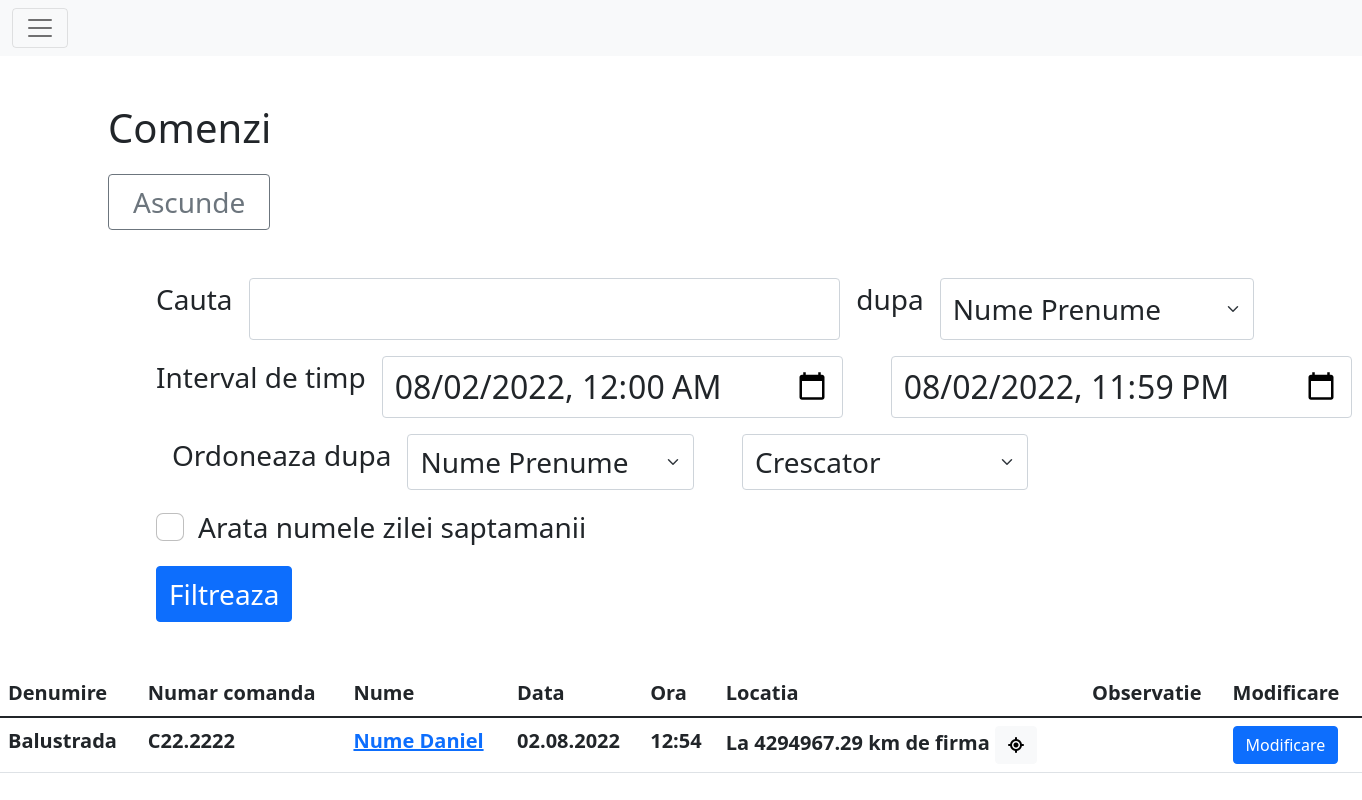
Before: /activity/comenzi (signed in) with the older database file.
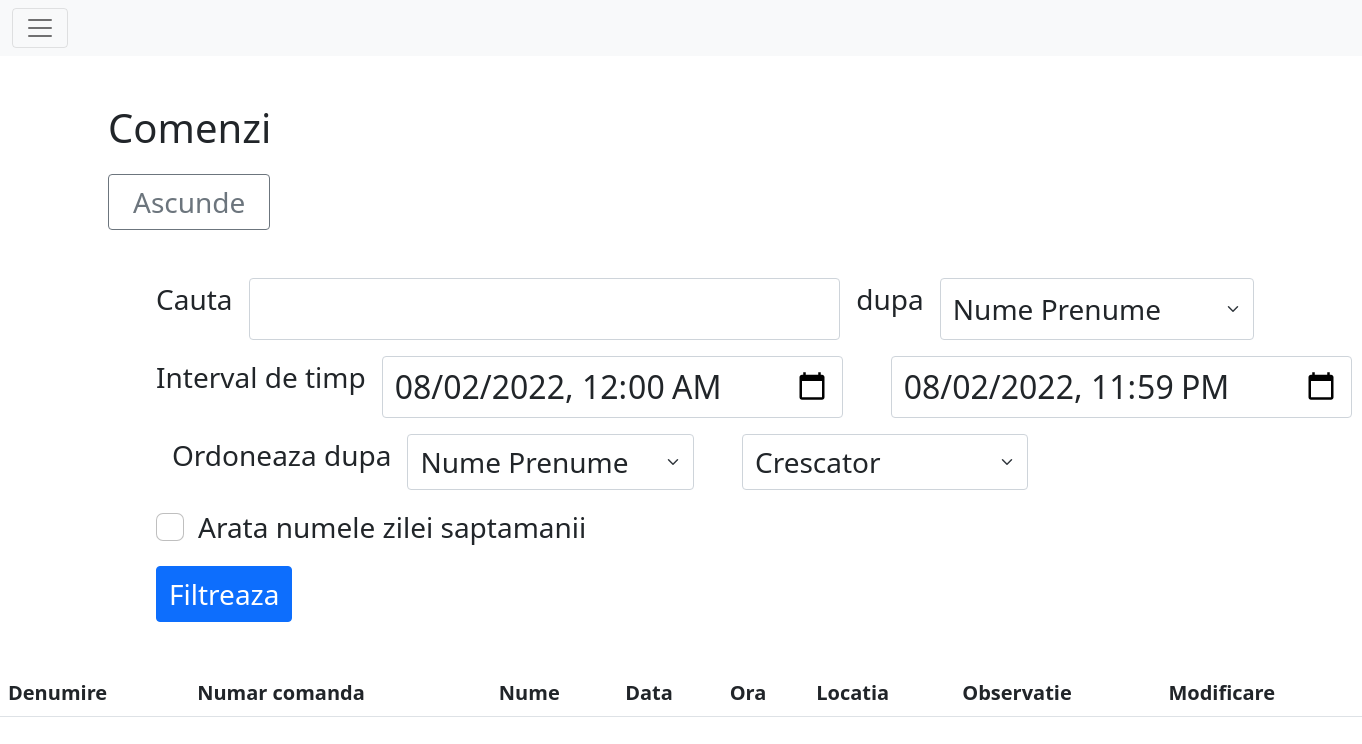
After: the same page with the newer database file.
### main/models.py (models this page shows, shortened)
class Info(models.Model):
    user = models.ForeignKey(User, null=True, on_delete=models.CASCADE)
    latitude = models.DecimalField(blank=True, max_digits=11, decimal_places=8)
    longitude = models.DecimalField(blank=True, max_digits=11, decimal_places=8)
    nrcalcloc = models.IntegerField(blank=True, default=1, verbose_name="Numarul de relocari")
    datetime = models.DateTimeField(blank=True, default=datetime.datetime.strptime("01.01.2022 00:00:00", "%d.%m.%Y %H:%M:%S"))
    text = models.TextField(blank=True, max_length=300, verbose_name="observatie")
    @property
    def getCoords(self):
        return f"{self.latitude},{self.longitude}"

class Comanda(Info):
    numar_comanda = models.CharField(blank=False, max_length=15, default="Cxxxx.xx")
    denumire = models.CharField(blank=False, max_length=20, default="")
    class Meta:
        verbose_name_plural='Comenzi'

class Info(models.Model):
    user = models.ForeignKey(User, null=True, on_delete=models.CASCADE)
    latitude = models.DecimalField(blank=True, max_digits=11, decimal_places=8)
    longitude = models.DecimalField(blank=True, max_digits=11, decimal_places=8)
    nrcalcloc = models.IntegerField(blank=True, default=1, verbose_name="Numarul de relocari")
    datetime = models.DateTimeField(blank=True, default=datetime.datetime.strptime("01.01.2022 00:00:00", "%d.%m.%Y %H:%M:%S"))
    text = models.TextField(blank=True, max_length=300, verbose_name="observatie")
    @property
    def getCoords(self):
        return f"{self.latitude},{self.longitude}"

class User(AbstractUser):
    nume = models.CharField(blank=False, max_length=50, default="Angajat")
    email = models.EmailField(blank=True, null=False)
    telefon = models.CharField(blank=True, null=False, default='', max_length=15)
    role = models.CharField(blank=False, default="Angajat", max_length=20)
    class Meta:
        verbose_name='Utilizator'
        verbose_name_plural='Utilizatori'

class OwnSettings(models.Model):
    nrrecalcpoz = models.IntegerField(blank=False, default=3, verbose_name="Numarul de relocari")
    secafterrecalc = models.IntegerField(blank=False, default=60, verbose_name="Numarul de secunde dupa care este disponibila o relocare")
    disterror = models.FloatField(blank=False, default=10, verbose_name="Distanta in metrii acceptata ca eroare a calculului de locatie")
    program = models.CharField(blank=False, default="L Ma Mi J V S D", max_length=20)
    min_tolerated = models.IntegerField(blank=False, default=5, verbose_name="Numarul de minute tolerate in calculul celor 8 ore dintre intrare si iesire")
    harta = models.ForeignKey(Harta, null=True, on_delete=models.DO_NOTHING)
    class Meta:
        verbose_name='Setari proprii'
        verbose_name_plural='Setari'

class Forma(models.Model):
    nume = models.CharField(blank=True, default="corp", max_length=30)
    tip = models.CharField(blank=False, default="Cerc", choices=[("Cerc", "Cerc")], max_length=15)
    puncte = models.TextField(blank=False, default="0 0\n0 0")
    def getShape(self):
        model = None
        if self.tip == "Triunghi": model = geometry.Triunghi
        elif self.tip == "Patrulater": model = geometry.Patrulater
        elif self.tip == "Cerc": model = geometry.Cerc
        strpcts = self.puncte.split('\n')
        while "" in strpcts:
            strpcts.remove("")
        pcts = []
        for pctstr in strpcts:
            s = str(pctstr).replace('\r', '').replace(',', ' ').split(' ')
            pcts.append([float(s[0]), float(s[1])])
        return model(*pcts)
    class Meta:
        verbose_name='Arie pe harta'
        verbose_name_plural='Arii pe harta'

### main/views.py (the view)
# urls.py: path("activity/comenzi", login_required(views.ComandaActivity.as_view()), name="comenzi"),
class ComandaActivity(BaseActivityView):
    template_name = 'comenzi.html'
    titlu = "Comenzi"
    model = models.Comanda

### main/geometry.py (called while the page is built)
    @staticmethod
    def __dist(point1: list, point2: list):
        return sqrt((point1[1]-point2[1])**2 + (point1[0]-point2[0])**2)

    @property
    def center(self):
        return (self.__center[0], self.__center[1])

    @property
    def point(self):
        return (self.__point[0], self.__point[1])

### main/templatetags/mytags.py (called while the page is built)
@register.filter(name='role_at_least')
def role_at_least(user, name):
    priorit = {
        "Angajat": 1,
        "Viewer": 2,
        "Manager": 3,
        "Admin": 4,
    }
    if not user.is_authenticated:
        return False
    if name in priorit.keys():
        return priorit[user.role] >= priorit[name]
    return False

@register.filter(name='strloc')
def strloc(info: models.Info) -> str:
    return utils.locStr(info)

### main/utils.py (called while the page is built)
def getTime(info = None):
    now = None
    if info is None: now = utils.timezone.now()
    elif isinstance(info, models.Info): now = info.datetime
    elif isinstance(info, datetime.datetime): now = info
    settings_time_zone = pytz.timezone(settings.TIME_ZONE)
    now = now.astimezone(settings_time_zone)
    return now

### templates/comenzi.html (shortened to what this page needs)
{% extends 'base.html' %}
{% block content %}
{% load mytags %}
<div class="w-100 h-100 mb-5">
<div class="container-fluid m-5 fs-1">
    <h1 class="mb-3 ms-5"> {{ titlu }} </h1>
    <button id='btnSHS' title="Arata / Ascunde filtrarea" data-bs-toggle="tooltip" data-bs-placement="right" onclick="arataascunde('filter', 'btnSHS')" class="btn btn-outline-secondary btn-square-md font-weight-bold fs-3 align-self-center my-0 px-4 ms-5">Ascunde</button>
    <div class="m-5 fs-3" id="filter">
    <div class="fs-3 mt-5 mx-5 mb-3">
    <form method="get">
        <div class="d-flex flex-row mb-3">
            <p class="me-3 form-label">Cauta</p>
            <input type="search" class="form-control fs-2" name="stext" value="{{ stext }}">
            <p class="me-3 form-label ms-3">dupa</p>
            <select class="form-select flex-shrink-1 fs-3 me-5 w-50" aria-label="Default select example" name="scrit" required>
              <option {% if scrit == "nume" %}selected{% endif %} value="nume">Nume Prenume</option>
            </select>
        </div>
        <div class="d-flex flex-row mb-3">
            <p class="me-3 form-label text-nowrap">Interval de timp</p>
            <input autocomplete="off" type="datetime-local" class="form-control fs-2 me-5" id="inputDate1" pattern="[0-9]{4}-[0-9]{2}-[0-9]{2}T[0-9]{2}:[0-9]{2}" name="date1">
            <input autocomplete="off" type="datetime-local" class="form-control fs-2 me-5" id="inputDate2" pattern="[0-9]{4}-[0-9]{2}-[0-9]{2}T[0-9]{2}:[0-9]{2}" name="date2">
        </div>
        <div class="d-flex flex-row mb-3">
            <p class="me-3 form-label ms-3">Ordoneaza dupa</p>
            <select class="form-select flex-shrink-1 fs-3 me-5 w-25" aria-label="Default select example" name="ocrit">
              <option {% if ocrit == "nume" %}selected{% endif %} value="nume">Nume Prenume</option>
            </select>
            <select class="form-select flex-shrink-1 fs-3 me-5 w-25" aria-label="Default select example" name="oord" required>
              <option {% if oord == "cresc" %}selected{% endif %} value="cresc">Crescator</option>
            </select>
        </div>
        <div class="form-check mt-2">
          <input autocomplete="off" class="form-check-input" type="checkbox" value="1" id="flexCheckDefault" name="showday" {% if showday == "1" %} checked {% endif %}>
          <label class="form-check-label" for="flexCheckDefault">
            Arata numele zilei saptamanii
          </label>
        </div>
        <button type="submit" class="btn btn-primary mt-3 me-5 fs-3">Filtreaza</button>
    </form>
    </div>
    </div>
</div>
</div>
<div class="w-100 h-100">
    <table class="table table-hover fs-5">
        <thead class="">
            <tr>
                <th> Denumire </th>
                <th> Numar comanda</th>
                <th> Nume </th>
                <th> Data </th>
                <th> Ora </th>
                <th> Locatia </th>
                <th> Observatie </th>
                <th> Modificare </th>
            </tr>
        </thead>
        <tbody>
        {% for info in tabledata %}
            <tr>
                <th> {{ info.denumire }}</th>
                <th> {{ info.numar_comanda }}</th>
                <th> <a href="{% url 'detaliiuser' username=info.user.username %}">{{ info.user.nume }}</a></th>
                <th> {{ info.datetime|ftime:"date" }} </th>
                <th> {{ info.datetime|ftime:"time" }} </th>
                <th> {{ info|strloc }}
                {% if info|strloc != "-" %}<button class="btn btn-light" onclick="loadMap('{{ info.getCoords|safe }}')"><i class="fa-solid fa-location-crosshairs"></i></button>{% endif %}
                </th>
                <th> {{ info.text }} </th>
                <th> <a href="{% url 'actUserFromPath' datein=info.datetime|ftime:"date" dateout=info.datetime|ftime:"date" username=info.user.username%}" class="btn btn-primary">Modificare</a> </th>
            </tr>
        {% endfor %}
        </tbody>
    </table>
</div>
{% endblock %}

Changed rows visible on the page:
removed Comanda: denumire "Balustrada", numar_comanda "C22.2222", user.nume "Nume Daniel", datetime|ftime "02.08.2022", datetime|ftime "12:54", nume "La 4294967.29 km de firma"
